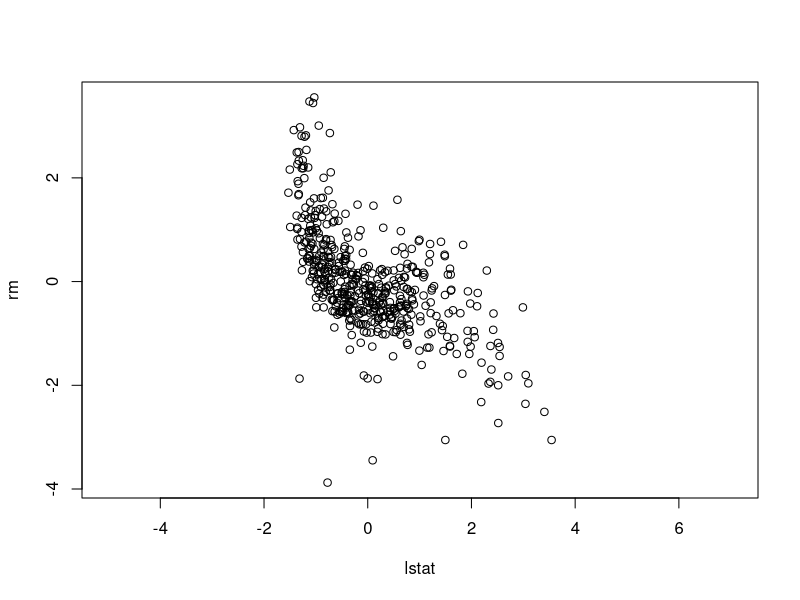
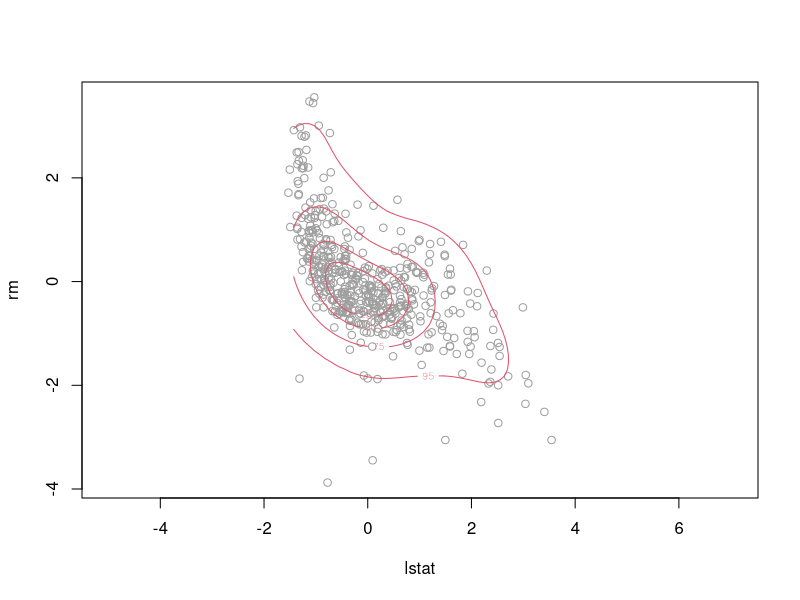
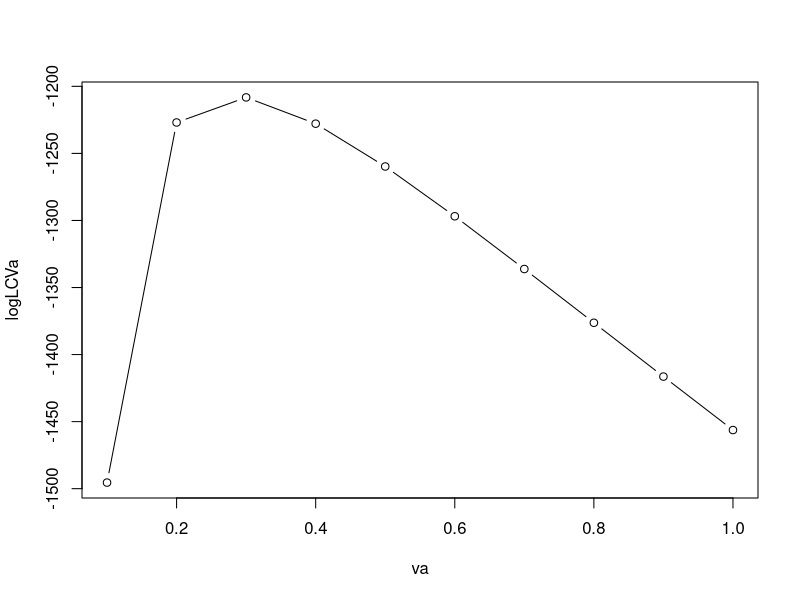
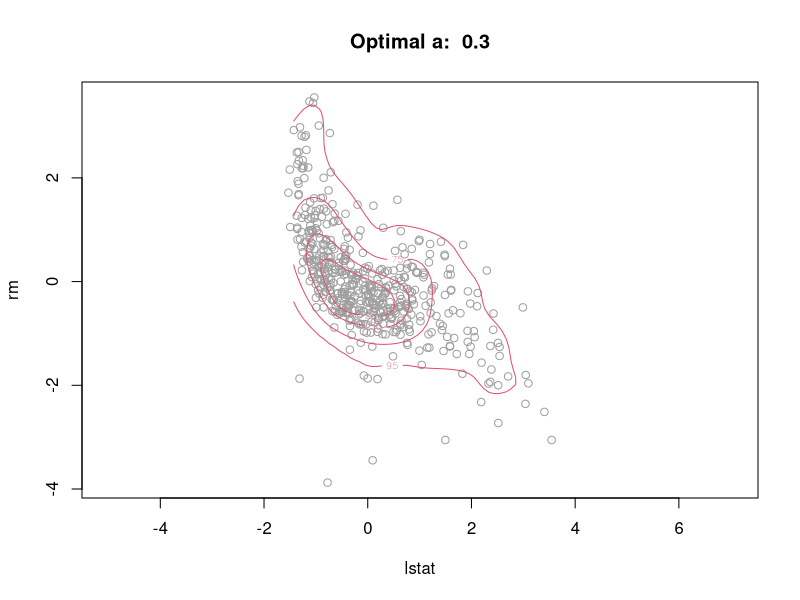
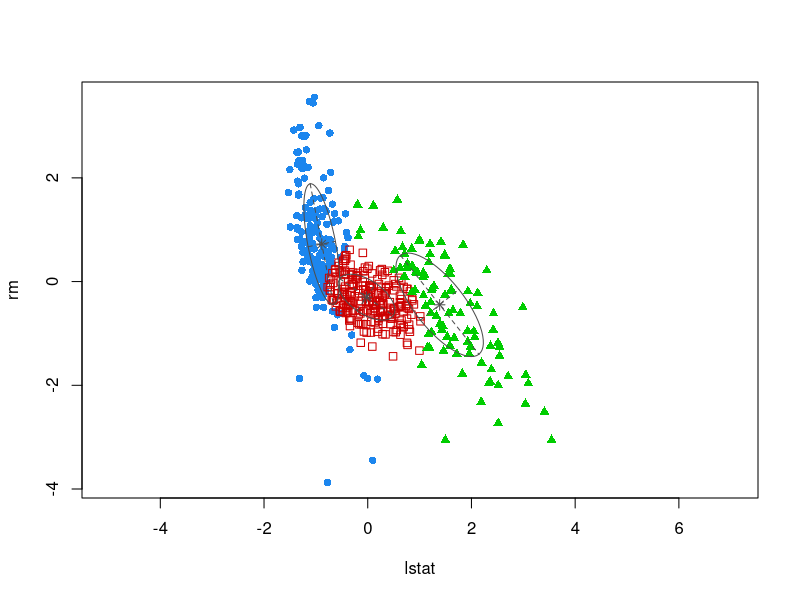
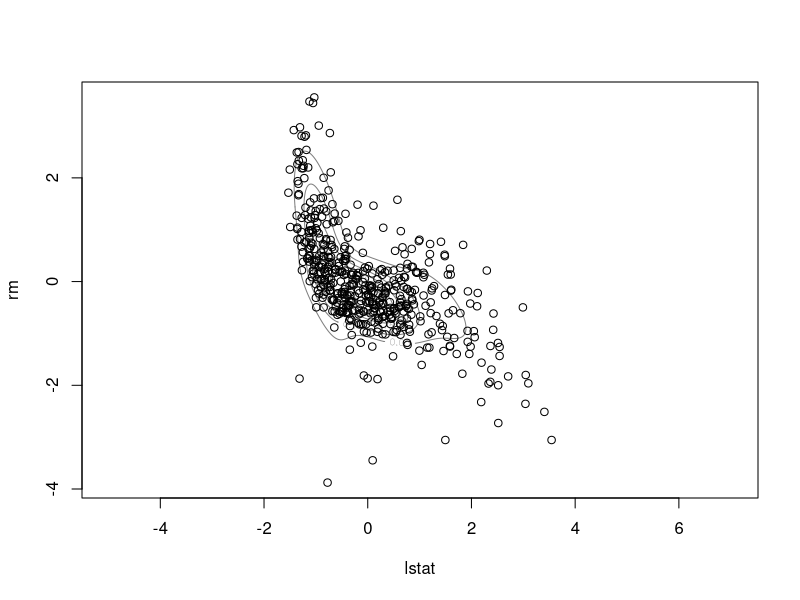
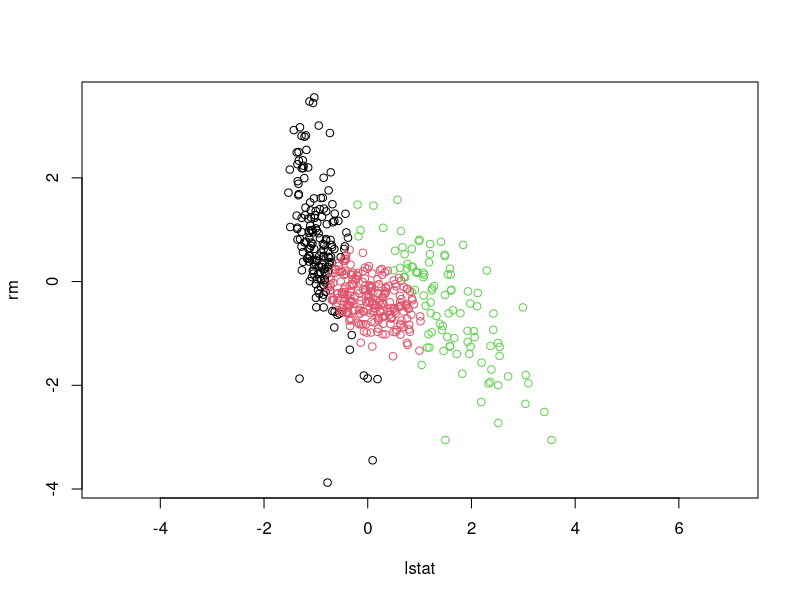
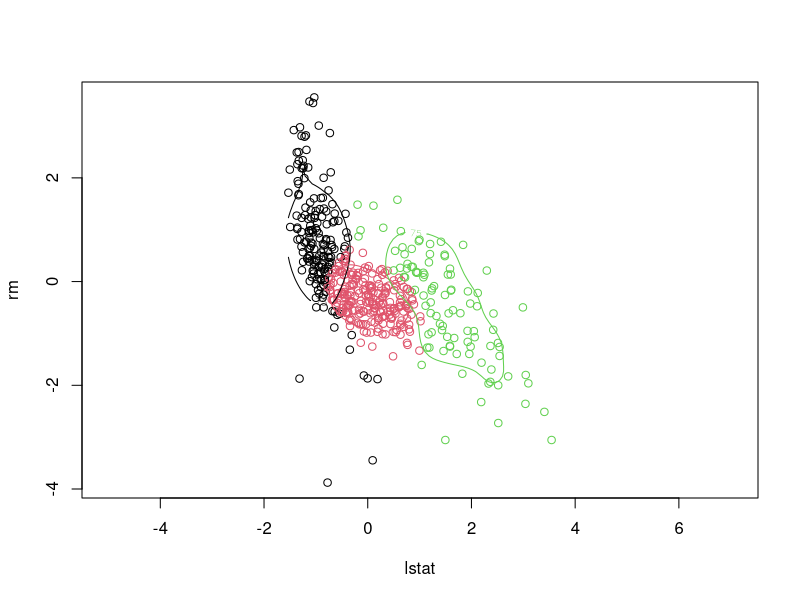

These figures' R source, in order:
## ---- chunk 1
knitr::opts_chunk$set(echo = TRUE, warning = FALSE, message = FALSE, 
                      comment = FALSE, error = FALSE, eval=TRUE)
#Put eval=FALSE for having just the question statements
#Put eval=TRUE for obtaining the output
## ---- chunk 2
data("Boston", package = "MASS")
X <- scale(Boston[,c(13,6)]) # scale data with standarddeviation
# because its better to work with data that is scaled,
# then you can use standardplot in both axes and data is always same distributed
plot(X,asp=1)
## ---- chunk 3
library(sm)
plot(X,asp=1,col=8)
sm.density(X,h=.5*c(1,1),display="slice",props=c(25,50,75,95),col=2,add=TRUE)
# h=.5*c(1,1) = scaling both axes
# kernel densitiy estimator result with optimal bandwidth of 0.3
## ---- chunk 4
va <- seq(0.1,1,by=0.1)
na <- length(va)
logLCVa <- numeric(na)

n <- dim(X)[1]

for (j in 1:na){
  a <- va[j]
  for (i in 1:n){
    new.point <- matrix(X[i,],ncol=2)
    f.hat.i <- sm.density(X[-i,],h=a*c(1,1),display="none",eval.grid=FALSE,
                    eval.points=new.point)$estimate
    logLCVa[j] <- logLCVa[j] + log(f.hat.i)
  }
}

plot(va,logLCVa,type="b")
## ---- chunk 5
a.opt <- va[which.max(logLCVa)]

plot(X,asp=1,col=8,main=paste("Optimal a: ",a.opt))
sm.density(X,h=a.opt*c(1,1),display="slice",props=c(25,50,75,95),col=2,add=TRUE)
## ---- chunk 6
k<-3
library(mclust)
GMM_3 <- Mclust(X,G=3)
clust.ind <- GMM_3$classification
summary(GMM_3,parameters=TRUE) 
# chooses model with VVV varying shape, valume and orientatin
# df in model = equal to number of params in model
# covariance matrixes are symetric
# GMM_3$classification is telling is to which cluster each observation is assigned
## ---- chunk 7
plot(GMM_3, what="classification",asp=1)
# points are mean of cluster
# asp is used for apect ratio between axes
## ---- chunk 8
plot(GMM_3, what="density",asp=1)
points(X)
## ---- chunk 9
plot(X,col=clust.ind,asp=1)
## ---- chunk 10
library(sm)
plot(X,col=clust.ind,asp=1)
for (j in 1:k){
  cl.j <- (clust.ind==j)
  sm.density(X[cl.j,],h=a.opt*c(1,1), 
             display="slice",props=c(75),
             col=j, cex=4, add=TRUE)
}
## ---- chunk 11
GMM_BIC <- Mclust(X,G=2:6)
summary(GMM_BIC,parameters=TRUE)
## ---- chunk 12
plot(GMM_BIC, what="BIC",asp=1)
# see what model optains the best (highest) value for the bic
# as the functoni Mclust is trying to maximze the BIC
# model VVV with 3 clusters gives as the highest value
## ---- chunk 13
plot(GMM_BIC, what="classification",asp=1)
## ---- chunk 14
plot(GMM_BIC, what="density",asp=1)
points(X)
